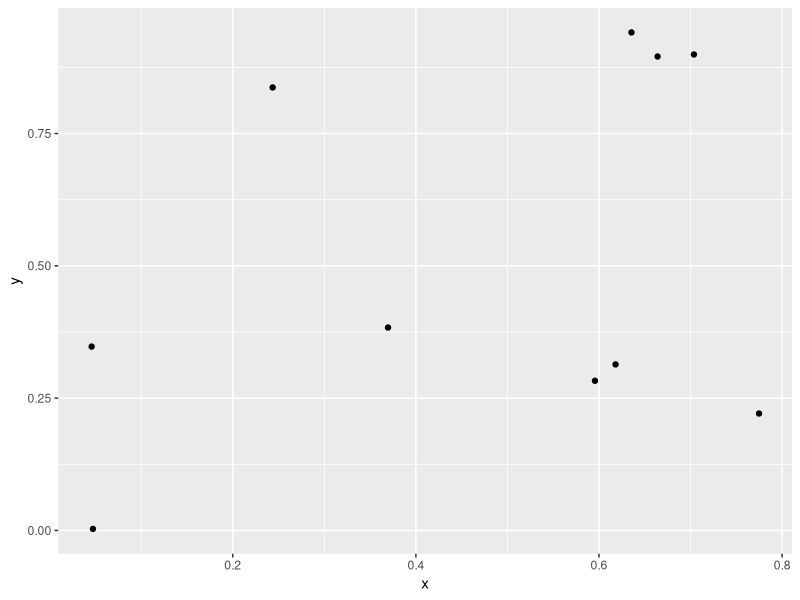

Recreate this plot in R.
library(ggplot2)
library(dplyr)

df <- data.frame(
  x = runif(10),
  y = runif(10)
)

ggplot(df) +
  geom_point(aes(x = x, y = y))

df %>%
  head()

# for statement 
for (i in 1:4){
  print(i)
}

# If statement
if (TRUE){
  print("hello")
}

# Curly brackets
{
  print("hello")
  print("bye")
}

